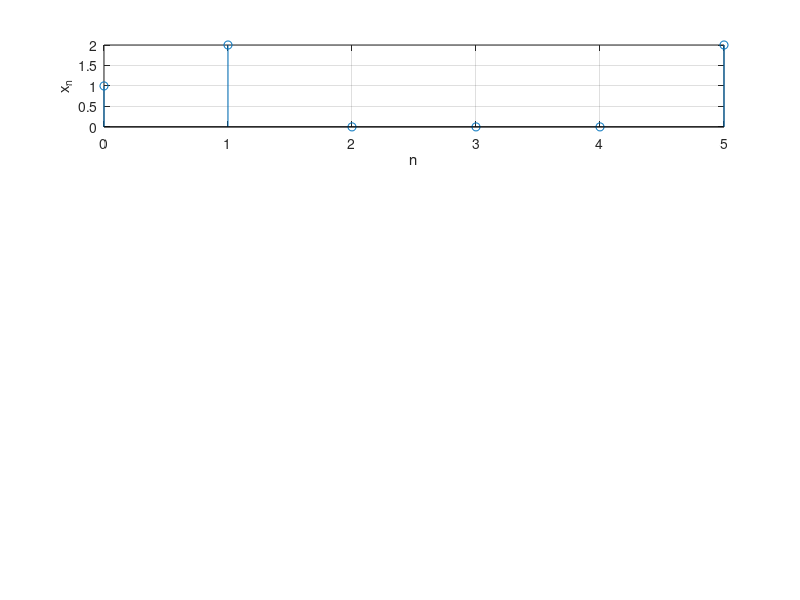

Recreate this plot in MATLAB. (Note: this script raises an error after producing the figure.)
clear; clc;
%x_n =  [1,2,0,0,0,2,1,2,0,0,0,2];
x_n = [1,2,0,0,0,2];
N_0 = length(x_n); n = (0:N_0-1);

subplot(4 ,1 ,1); stem(n,x_n); grid;
xlabel ( 'n' ) ; ylabel ( 'x_n' );
legend('Sinal de entrada',-1);

X_k = fft(x_n)/N_0 ;
k = n;

subplot(3,1,2); stem(k,abs(X_k)); grid;
xlabel ('k'); ylabel ('|X_k|');
legend('SFTD pela FFT',-1);

subplot(3,1,3); stem(k,angle(sign(round(X_k)))); grid;
xlabel ('k'); ylabel ('<X_k');
legend('SFTD pela FFT',-1);